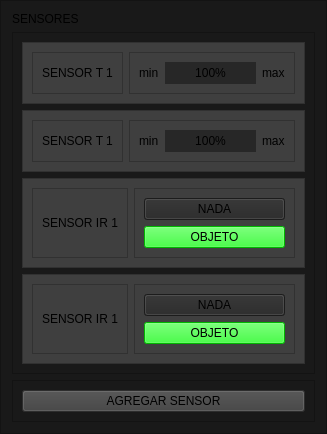
                  <widget class="QFrame" name="frame_4">
                   <property name="styleSheet">
                    <string notr="true">background-color: rgb(25, 25, 25);</string>
                   </property>
                   <property name="frameShape">
                    <enum>QFrame::StyledPanel</enum>
                   </property>
                   <property name="frameShadow">
                    <enum>QFrame::Raised</enum>
                   </property>
                   <layout class="QVBoxLayout" name="verticalLayout_5" stretch="1,20,3">
                    <item>
                     <widget class="QLabel" name="label_3">
                      <property name="text">
                       <string>SENSORES</string>
                      </property>
                     </widget>
                    </item>
                    <item>
                     <widget class="QFrame" name="sensores_activos_c1">
                      <property name="sizePolicy">
                       <sizepolicy hsizetype="Minimum" vsizetype="Minimum">
                        <horstretch>0</horstretch>
                        <verstretch>0</verstretch>
                       </sizepolicy>
                      </property>
                      <property name="frameShape">
                       <enum>QFrame::StyledPanel</enum>
                      </property>
                      <property name="frameShadow">
                       <enum>QFrame::Raised</enum>
                      </property>
                      <layout class="QVBoxLayout" name="verticalLayout_7">
                       <item>
                        <widget class="QFrame" name="f_sensor_1_c_10">
                         <property name="styleSheet">
                          <string notr="true">background-color: rgb(63, 63, 63);</string>
                         </property>
                         <property name="frameShape">
                          <enum>QFrame::StyledPanel</enum>
                         </property>
                         <property name="frameShadow">
                          <enum>QFrame::Raised</enum>
                         </property>
                         <layout class="QHBoxLayout" name="horizontalLayout_33" stretch="1,3">
                          <item>
                           <widget class="QFrame" name="frame_43">
                            <property name="frameShape">
                             <enum>QFrame::StyledPanel</enum>
                            </property>
                            <property name="frameShadow">
                             <enum>QFrame::Raised</enum>
                            </property>
                            <layout class="QVBoxLayout" name="verticalLayout_25" stretch="1">
                             <item>
                              <widget class="QLabel" name="l_nombre_sensor_t_1_c_10">
                               <property name="text">
                                <string>SENSOR T 1</string>
                               </property>
                              </widget>
                             </item>
                            </layout>
                           </widget>
                          </item>
                          <item>
                           <widget class="QFrame" name="frame_46">
                            <property name="frameShape">
                             <enum>QFrame::StyledPanel</enum>
                            </property>
                            <property name="frameShadow">
                             <enum>QFrame::Raised</enum>
                            </property>
                            <layout class="QHBoxLayout" name="horizontalLayout_6">
                             <item>
                              <widget class="QLabel" name="label_4">
                               <property name="text">
                                <string>min</string>
                               </property>
                              </widget>
                             </item>
                             <item>
                              <widget class="QProgressBar" name="pb_sensor_t_1_c_10">
                               <property name="styleSheet">
                                <string notr="true">QProgressBar::chunk {
    
	background-color: rgb(39, 39, 39);
}</string>
                               </property>
                               <property name="value">
                                <number>100</number>
                               </property>
                               <property name="alignment">
                                <set>Qt::AlignCenter</set>
                               </property>
                               <property name="textVisible">
                                <bool>true</bool>
                               </property>
                              </widget>
                             </item>
                             <item>
                              <widget class="QLabel" name="label_5">
                               <property name="text">
                                <string>max</string>
                               </property>
                              </widget>
                             </item>
                            </layout>
                           </widget>
                          </item>
                         </layout>
                        </widget>
                       </item>
                       <item>
                        <widget class="QFrame" name="f_sensor_1_c_11">
                         <property name="styleSheet">
                          <string notr="true">background-color: rgb(63, 63, 63);</string>
                         </property>
                         <property name="frameShape">
                          <enum>QFrame::StyledPanel</enum>
                         </property>
                         <property name="frameShadow">
                          <enum>QFrame::Raised</enum>
                         </property>
                         <layout class="QHBoxLayout" name="horizontalLayout_34" stretch="1,3">
                          <item>
                           <widget class="QFrame" name="frame_44">
                            <property name="frameShape">
                             <enum>QFrame::StyledPanel</enum>
                            </property>
                            <property name="frameShadow">
                             <enum>QFrame::Raised</enum>
                            </property>
                            <layout class="QVBoxLayout" name="verticalLayout_26" stretch="1">
                             <item>
                              <widget class="QLabel" name="l_nombre_sensor_t_1_c_11">
                               <property name="text">
                                <string>SENSOR T 1</string>
                               </property>
                              </widget>
                             </item>
                            </layout>
                           </widget>
                          </item>
                          <item>
                           <widget class="QFrame" name="frame_47">
                            <property name="frameShape">
                             <enum>QFrame::StyledPanel</enum>
                            </property>
                            <property name="frameShadow">
                             <enum>QFrame::Raised</enum>
                            </property>
                            <layout class="QHBoxLayout" name="horizontalLayout_7">
                             <item>
                              <widget class="QLabel" name="label_6">
                               <property name="text">
                                <string>min</string>
                               </property>
                              </widget>
                             </item>
                             <item>
                              <widget class="QProgressBar" name="pb_sensor_t_1_c_11">
                               <property name="styleSheet">
                                <string notr="true">QProgressBar::chunk {
    
	background-color: rgb(39, 39, 39);
}</string>
                               </property>
                               <property name="value">
                                <number>100</number>
                               </property>
                               <property name="alignment">
                                <set>Qt::AlignCenter</set>
                               </property>
                               <property name="textVisible">
                                <bool>true</bool>
                               </property>
                              </widget>
                             </item>
                             <item>
                              <widget class="QLabel" name="label_7">
                               <property name="text">
                                <string>max</string>
                               </property>
                              </widget>
                             </item>
                            </layout>
                           </widget>
                          </item>
                         </layout>
                        </widget>
                       </item>
                       <item>
                        <widget class="QFrame" name="f_sensor_ir_1_c_1">
                         <property name="styleSheet">
                          <string notr="true">background-color: rgb(63, 63, 63);</string>
                         </property>
                         <property name="frameShape">
                          <enum>QFrame::StyledPanel</enum>
                         </property>
                         <property name="frameShadow">
                          <enum>QFrame::Raised</enum>
                         </property>
                         <layout class="QHBoxLayout" name="horizontalLayout_45" stretch="1,3">
                          <item>
                           <widget class="QFrame" name="frame_59">
                            <property name="frameShape">
                             <enum>QFrame::StyledPanel</enum>
                            </property>
                            <property name="frameShadow">
                             <enum>QFrame::Raised</enum>
                            </property>
                            <layout class="QVBoxLayout" name="verticalLayout_33" stretch="1">
                             <item>
                              <widget class="QLabel" name="l_nombre_sensor_ir_1_c_14">
                               <property name="text">
                                <string>SENSOR IR 1</string>
                               </property>
                              </widget>
                             </item>
                            </layout>
                           </widget>
                          </item>
                          <item>
                           <widget class="QFrame" name="frame_62">
                            <property name="frameShape">
                             <enum>QFrame::StyledPanel</enum>
                            </property>
                            <property name="frameShadow">
                             <enum>QFrame::Raised</enum>
                            </property>
                            <layout class="QVBoxLayout" name="verticalLayout_8">
                             <item>
                              <widget class="QPushButton" name="btn_nf_sensor_ir_1_c_1">
                               <property name="sizePolicy">
                                <sizepolicy hsizetype="Minimum" vsizetype="Minimum">
                                 <horstretch>0</horstretch>
                                 <verstretch>0</verstretch>
                                </sizepolicy>
                               </property>
                               <property name="minimumSize">
                                <size>
                                 <width>100</width>
                                 <height>0</height>
                                </size>
                               </property>
                               <property name="styleSheet">
                                <string notr="true">QPushButton {
	background-color: rgb(39, 39, 39);
}

QPushButton:hover {
	background-color: rgb(99, 99, 99);
}</string>
                               </property>
                               <property name="text">
                                <string>NADA</string>
                               </property>
                              </widget>
                             </item>
                             <item>
                              <widget class="QPushButton" name="btn_objeto_sensor_ir_1_c_1">
                               <property name="sizePolicy">
                                <sizepolicy hsizetype="Minimum" vsizetype="Minimum">
                                 <horstretch>0</horstretch>
                                 <verstretch>0</verstretch>
                                </sizepolicy>
                               </property>
                               <property name="minimumSize">
                                <size>
                                 <width>100</width>
                                 <height>0</height>
                                </size>
                               </property>
                               <property name="styleSheet">
                                <string notr="true">QPushButton {
	background-color: rgb(0, 255, 0);
}
</string>
                               </property>
                               <property name="text">
                                <string>OBJETO</string>
                               </property>
                              </widget>
                             </item>
                            </layout>
                           </widget>
                          </item>
                         </layout>
                        </widget>
                       </item>
                       <item>
                        <widget class="QFrame" name="f_sensor_ir_2_c_1">
                         <property name="styleSheet">
                          <string notr="true">background-color: rgb(63, 63, 63);</string>
                         </property>
                         <property name="frameShape">
                          <enum>QFrame::StyledPanel</enum>
                         </property>
                         <property name="frameShadow">
                          <enum>QFrame::Raised</enum>
                         </property>
                         <layout class="QHBoxLayout" name="horizontalLayout_46" stretch="1,3">
                          <item>
                           <widget class="QFrame" name="frame_60">
                            <property name="frameShape">
                             <enum>QFrame::StyledPanel</enum>
                            </property>
                            <property name="frameShadow">
                             <enum>QFrame::Raised</enum>
                            </property>
                            <layout class="QVBoxLayout" name="verticalLayout_34" stretch="1">
                             <item>
                              <widget class="QLabel" name="l_nombre_sensor_ir_1_c_15">
                               <property name="text">
                                <string>SENSOR IR 1</string>
                               </property>
                              </widget>
                             </item>
                            </layout>
                           </widget>
                          </item>
                          <item>
                           <widget class="QFrame" name="frame_63">
                            <property name="frameShape">
                             <enum>QFrame::StyledPanel</enum>
                            </property>
                            <property name="frameShadow">
                             <enum>QFrame::Raised</enum>
                            </property>
                            <layout class="QVBoxLayout" name="verticalLayout_9">
                             <item>
                              <widget class="QPushButton" name="btn_nf_sensor_ir_2_c_1">
                               <property name="sizePolicy">
                                <sizepolicy hsizetype="Minimum" vsizetype="Minimum">
                                 <horstretch>0</horstretch>
                                 <verstretch>0</verstretch>
                                </sizepolicy>
                               </property>
                               <property name="minimumSize">
                                <size>
                                 <width>100</width>
                                 <height>0</height>
                                </size>
                               </property>
                               <property name="styleSheet">
                                <string notr="true">QPushButton {
	background-color: rgb(39, 39, 39);
}

QPushButton:hover {
	background-color: rgb(99, 99, 99);
}</string>
                               </property>
                               <property name="text">
                                <string>NADA</string>
                               </property>
                              </widget>
                             </item>
                             <item>
                              <widget class="QPushButton" name="btn_objeto_sensor_ir_1_c_2">
                               <property name="sizePolicy">
                                <sizepolicy hsizetype="Minimum" vsizetype="Minimum">
                                 <horstretch>0</horstretch>
                                 <verstretch>0</verstretch>
                                </sizepolicy>
                               </property>
                               <property name="minimumSize">
                                <size>
                                 <width>100</width>
                                 <height>0</height>
                                </size>
                               </property>
                               <property name="styleSheet">
                                <string notr="true">QPushButton {
	background-color: rgb(0, 255, 0);
}
</string>
                               </property>
                               <property name="text">
                                <string>OBJETO</string>
                               </property>
                              </widget>
                             </item>
                            </layout>
                           </widget>
                          </item>
                         </layout>
                        </widget>
                       </item>
                      </layout>
                     </widget>
                    </item>
                    <item>
                     <widget class="QFrame" name="frame_12">
                      <property name="frameShape">
                       <enum>QFrame::StyledPanel</enum>
                      </property>
                      <property name="frameShadow">
                       <enum>QFrame::Raised</enum>
                      </property>
                      <layout class="QHBoxLayout" name="horizontalLayout_5" stretch="0">
                       <item>
                        <widget class="QPushButton" name="btn_addsensor_1">
                         <property name="sizePolicy">
                          <sizepolicy hsizetype="Minimum" vsizetype="Minimum">
                           <horstretch>0</horstretch>
                           <verstretch>0</verstretch>
                          </sizepolicy>
                         </property>
                         <property name="maximumSize">
                          <size>
                           <width>300</width>
                           <height>16777215</height>
                          </size>
                         </property>
                         <property name="styleSheet">
                          <string notr="true">background-color: rgb(63, 63, 63);</string>
                         </property>
                         <property name="text">
                          <string>AGREGAR SENSOR</string>
                         </property>
                        </widget>
                       </item>
                      </layout>
                     </widget>
                    </item>
                   </layout>
                  </widget>
